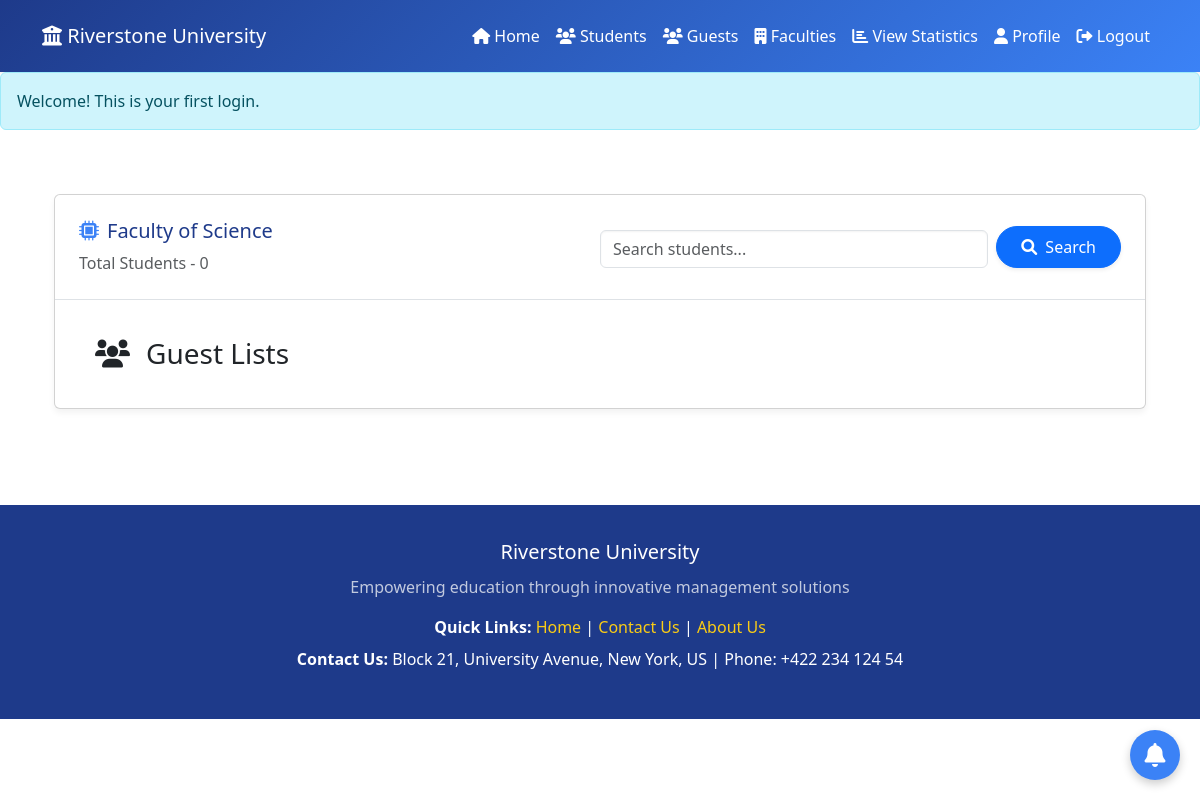
Before: /src/Coordinator/design/Guest_Lists.php (signed in) with the older database file.
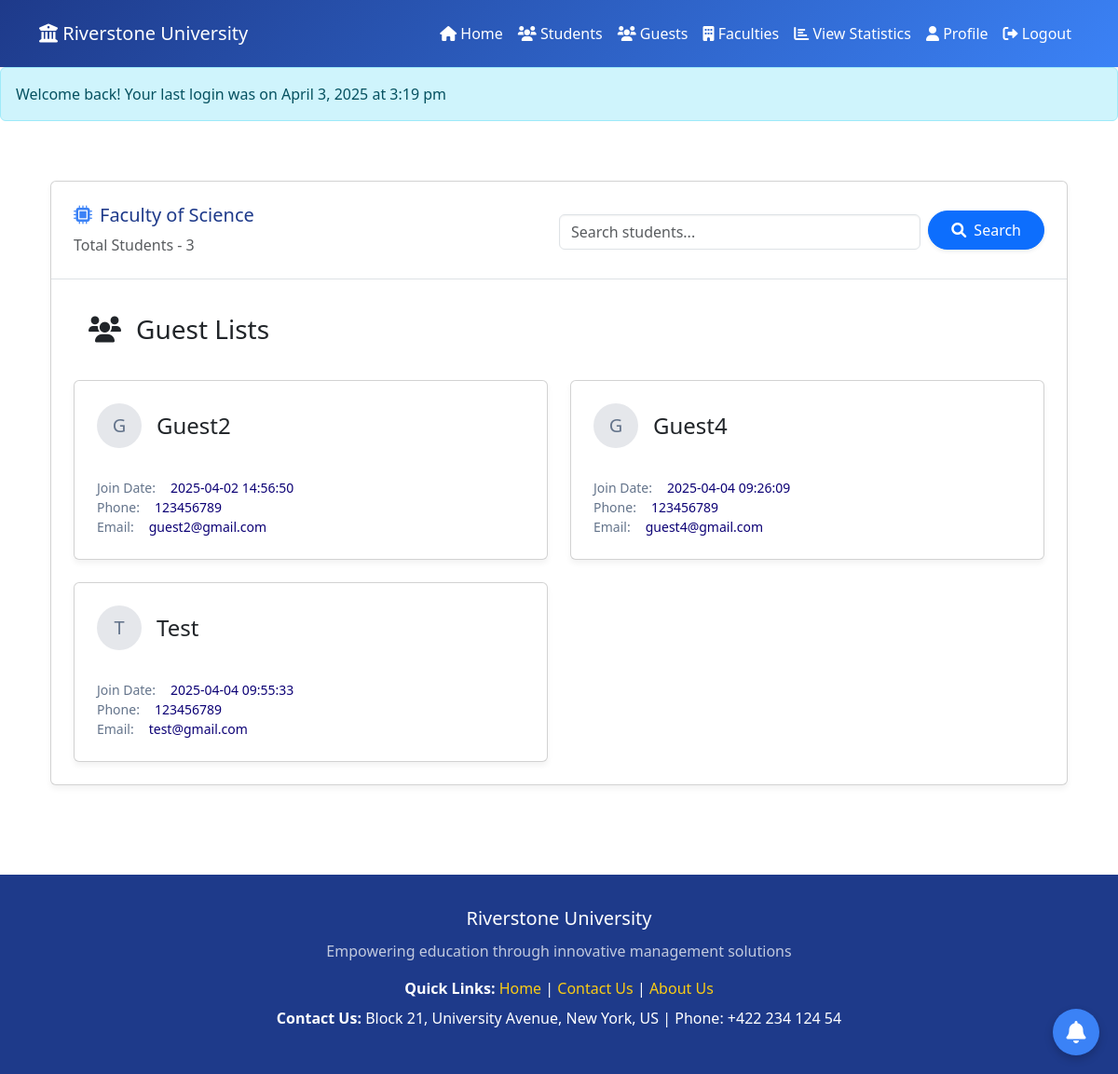
After: the same page with the newer database file.
### tables this page shows
CREATE TABLE `users` (
  `id` int(11) NOT NULL,
  `name` varchar(50) NOT NULL,
  `email` varchar(50) NOT NULL,
  `address` varchar(50) DEFAULT NULL,
  `phone` varchar(50) DEFAULT NULL,
  `password` varchar(255) NOT NULL,
  `faculty_id` int(11) DEFAULT NULL,
  `created_at` timestamp NOT NULL DEFAULT current_timestamp(),
  `last_login` timestamp NULL DEFAULT NULL
);

### _classes/Libs/Database/MySQL.php (called while the page is built, shortened)
<?php
class MySQL{
    private $dbhost;
    private $dbuser;
    private $dbpass;
    private $dbname;
    public function __construct(
        $dbhost="localhost",
        $dbuser="root",
        $dbpass="",
        $dbname="ewsd")
    {
        $this->dbhost=$dbhost;
        $this->dbuser=$dbuser;
        $this->dbpass=$dbpass;
        $this->dbname=$dbname;
    }
    public function connect(){
        try{
            $this->db=new PDO("mysql:dbhost=$this->dbhost;
            dbname=$this->dbname",
            $this->dbuser,
            $this->dbpass,
            [
                PDO::ATTR_ERRMODE => PDO::ERRMODE_EXCEPTION,
                PDO::ATTR_DEFAULT_FETCH_MODE => PDO::FETCH_OBJ,
            ]
            );
            return $this->db;
        }catch(PDOException $e){
            echo $e->getMessage();
            exit();
        }
    }
}

### _classes/Helpers/Auth.php (called while the page is built, shortened)
<?php
class Auth{
    static function check(){
        if(isset($_SESSION['user'])){
            return $_SESSION['user'];
        }
    }
}

### _classes/Libs/Database/ArticleTable.php (called while the page is built, shortened)
<?php
class ArticleTable
{
    private $db;
    public function __construct(MySQL $mysql)
    {
        $this->db = $mysql->connect();
    }
    public function getfacultyname($faculty_id)
    {
        try {
            $statement = $this->db->prepare(
                "SELECT faculty_name FROM faculties WHERE id = :faculty_id"
            );
            $statement->execute(['faculty_id' => $faculty_id]);
            return $statement->fetchColumn();
        } catch (PDOException $e) {
            echo "Error:" . $e->getMessage();
            exit();
        }
    }
}

### _classes/Libs/Database/UsersTable.php (called while the page is built, shortened)
<?php
class UsersTable
{
    private $db;
    public function __construct(MySQL $mysql)
    {
        $this->db = $mysql->connect();
    }
    public function getGuestRolesByFaculty($faculty_id)
    {
        try {
            $statement = $this->db->prepare("
                SELECT u. * , r.role_name
                FROM users u
                JOIN role_user ru ON u.id = ru.user_id
                JOIN roles r ON ru.role_id = r.id
                WHERE u.faculty_id = :faculty_id AND r.role_name = 'Guest'
            ");
            $statement->execute(['faculty_id' => $faculty_id]);
            return $statement->fetchAll(PDO::FETCH_ASSOC);
        } catch (PDOException $e) {
            echo "Error: " . $e->getMessage();
            exit();
        }
    }
}

### src/Coordinator/design/Guest_Lists.php (the view, shortened to what the changed rows need)
<?php
$auth = Auth::check();
$faculty_id = $auth->faculty_id;
$table = new UsersTable(new MySQL);
$articleTable = new ArticleTable(new MySQL);
$facultyname = $articleTable->getfacultyname($faculty_id);
$guests = $table->getGuestRolesByFaculty($faculty_id);
?>
<!DOCTYPE html>
<html lang="en">
<head>
    <link href="https://cdn.jsdelivr.net/npm/bootstrap@5.3.0/dist/css/bootstrap.min.css" rel="stylesheet">
    <link rel="stylesheet" href="https://cdnjs.cloudflare.com/ajax/libs/font-awesome/6.0.0/css/all.min.css">
</head>
<body>
    <?php include "headermc.php"; ?>
    <main class="container mx-auto px-4 py-5">
        <div class="card">
            <div class="p-4 border-bottom border-gray-200 d-flex justify-content-between align-items-center flex-wrap">
                <div>
                    <h2 class="faculty-header d-flex align-items-center">
                        <i class="fa-solid fa-microchip faculty-icon"></i>
                        Faculty of <?= $facultyname ?>
                    </h2>
                    <div class="mt-2 text-sm text-muted">
                        <span>Total Students - <?php echo count($guests); ?></span>
                    </div>
                </div>
            </div>
            <div class="p-4">
                <div class="row row-cols-1 row-cols-sm-2 row-cols-lg-2 g-4">
                    <?php foreach ($guests as $guest) : ?>
                    <div class="col">
                        <div class="card p-4">
                            <div class="d-flex align-items-center mb-3">
                                <div class="student-icon me-3">
                                    <?php echo substr($guest['name'], 0, 1); ?>
                                </div>
                                <h4 class="text-lg font-medium text-gray-900 mb-0"><?php echo $guest['name']; ?></h4>
                            </div>
                            <div class="mt-3 space-y-3">
                                <div class="detail-row">
                                    <span class="detail-label">Join Date:</span>
                                    <span class="detail-value"><?php echo $guest['created_at']; ?></span>
                                </div>
                                <div class="detail-row">
                                    <span class="detail-label">Phone:</span>
                                    <span class="detail-value"><?php echo $guest['phone']; ?></span>
                                </div>
                                <div class="detail-row">
                                    <span class="detail-label">Email:</span>
                                    <span class="detail-value"><?php echo $guest['email']; ?></span>
                                </div>
                            </div>
                        </div>
                    </div>
                    <?php endforeach ?>
                </div>
            </div>
        </div>
    </main>
    <?php include "notifications.php"; ?>
    <?php include "footer.php"; ?>
</body>
</html>

### src/Coordinator/design/headermc.php (shortened to what the changed rows need)
<!DOCTYPE html>
<html lang="en">
<head>
    <link href="https://cdn.jsdelivr.net/npm/bootstrap@5.3.0/dist/css/bootstrap.min.css" rel="stylesheet">
    <link rel="stylesheet" href="https://cdnjs.cloudflare.com/ajax/libs/font-awesome/6.0.0/css/all.min.css">
</head>
<body>
    <nav class="navbar navbar-expand-lg navbar-dark gradient-bg shadow-sm">
        <div class="container">
        </div>
    </nav>
    <?php if (isset($_SESSION['login_message'])): ?>
        <div class="alert alert-info">
            <?= $_SESSION['login_message'] ?>
        </div>
    <?php endif; ?>
</body>
</html>

Changed rows visible on the page:
added users: name "G", name "Guest2", created_at "2025-04-02 14:56:50", phone "123456789", email "guest2@gmail.com"
added users: name "G", name "Guest4", created_at "2025-04-04 09:26:09", phone "123456789", email "guest4@gmail.com"
added users: name "T", name "Test", created_at "2025-04-04 09:55:33", phone "123456789", email "test@gmail.com"
Other visible differences:
$_SESSION['login_message']: "Welcome! This is your first login." → "Welcome back! Your last login was on April 3, 2025 at 3:19 pm"
count($guests): "0" → "3"
